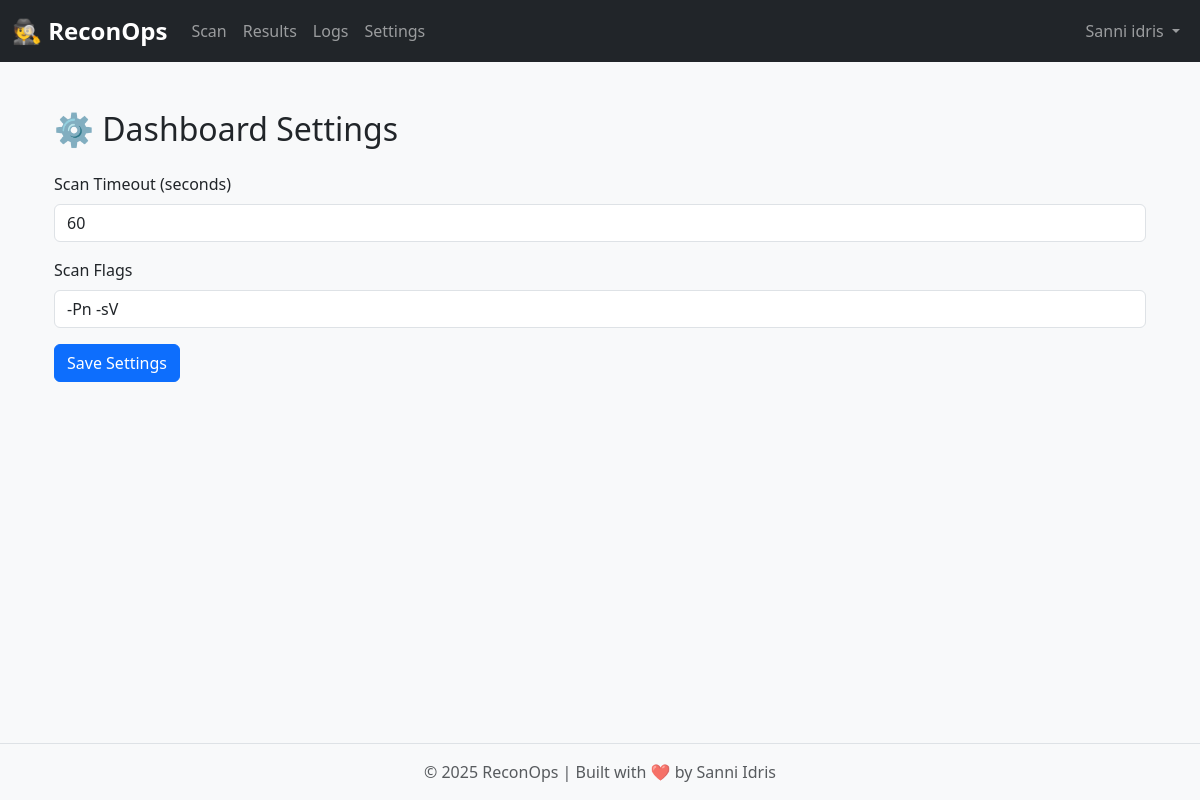
/settings/ (signed in), run on an earlier commit of the app's database.
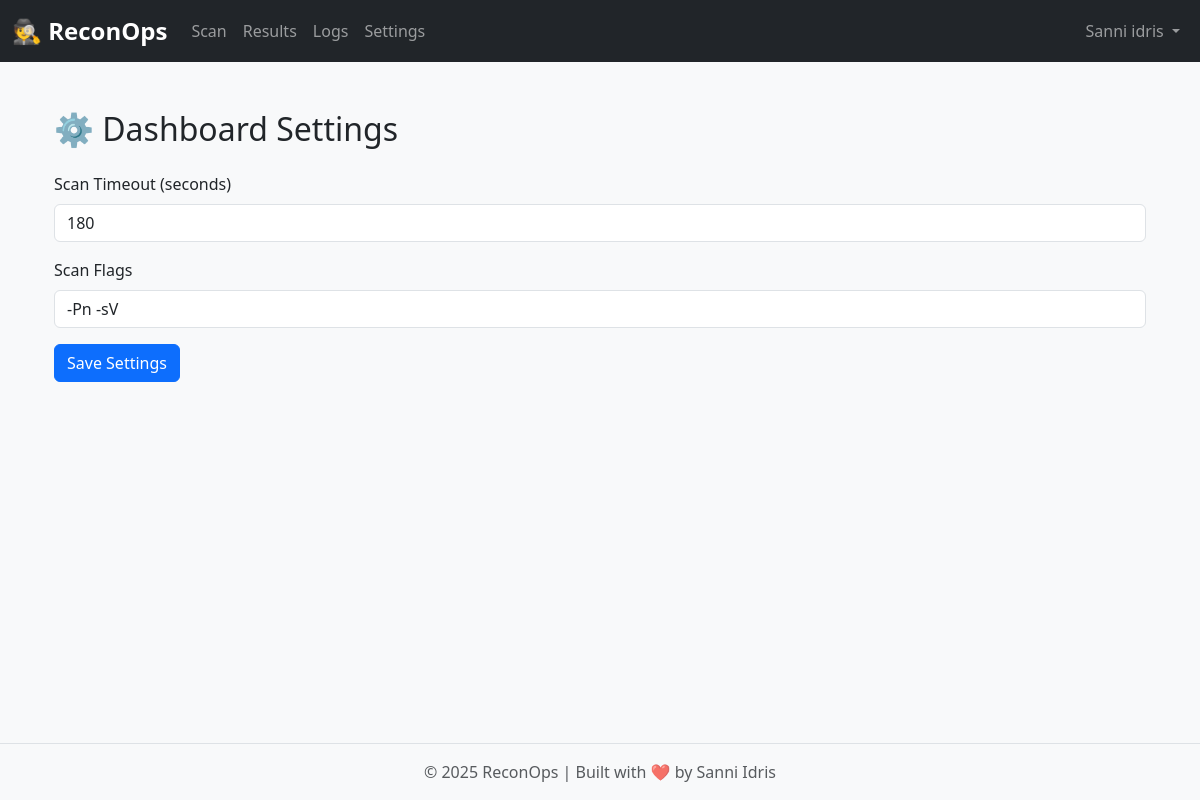
And on a later commit of the database.
### reconops_dashboard/models.py (models this page shows, shortened)
class User(UserMixin, db.Model):
    __tablename__ = 'users'
    id = db.Column(db.Integer, primary_key=True)
    username = db.Column(db.String(64), unique=True, nullable=False)
    email = db.Column(db.String(120), unique=True, nullable=False)
    password_hash = db.Column(db.String(128), nullable=False)
    role = db.Column(db.String(20), default='user')  # e.g., 'admin' or 'user'

class Settings(db.Model):
    __tablename__ = 'settings'
    id = db.Column(db.Integer, primary_key=True)
    scan_timeout = db.Column(db.Integer, default=60)  # Default timeout in seconds
    scan_flags = db.Column(db.String(255), default='-Pn -sV')  # Default Nmap flags

### reconops_dashboard/routes/settings_routes.py (the view)
@settings_bp.route('/', methods=['GET', 'POST'])
@login_required
def settings():
    settings = get_settings()
    form = SettingsForm()
    if form.validate_on_submit():
        timeout = form.scan_timeout.data
        flags = form.scan_flags.data
        update_settings(timeout, flags)
        flash('Settings updated successfully!', 'success')
        return redirect(url_for('settings.settings'))
    else:
        form.scan_timeout.data = settings.scan_timeout
        form.scan_flags.data = settings.scan_flags
    return render_template('settings.html', form=form)

### reconops_dashboard/forms.py
class SettingsForm(FlaskForm):
    scan_timeout = IntegerField('Scan Timeout (seconds)', validators=[DataRequired(), NumberRange(min=1, max=3600)])
    scan_flags = StringField('Scan Flags', validators=[DataRequired()])
    submit = SubmitField('Save Settings')

### reconops_dashboard/models.py (called while the page is built)
@login_manager.user_loader
def load_user(user_id):
    return User.query.get(int(user_id))

### reconops_dashboard/templates/settings.html (shortened to what this page needs)
{% extends 'base.html' %}
{% block content %}
<div class="container mt-5">
    <h2 class="mb-4">⚙️ Dashboard Settings</h2>
    <form method="POST" action="{{ url_for('settings.settings') }}">
        <div class="mb-3">
            {{ form.scan_timeout.label(class="form-label") }}
            {{ form.scan_timeout(class="form-control", placeholder="Enter scan timeout in seconds", required=True) }}
        </div>
        <div class="mb-3">
            {{ form.scan_flags.label(class="form-label") }}
            {{ form.scan_flags(class="form-control", placeholder="Enter nmap scan flags, e.g. -Pn -sV", required=True) }}
        </div>
        {{ form.submit(class="btn btn-primary") }}
    </form>
</div>
{% endblock %}

### reconops_dashboard/templates/base.html (shortened to what this page needs)
<!DOCTYPE html>
<html lang="en">
<head>
    <link href="https://cdn.jsdelivr.net/npm/bootstrap@5.3.2/dist/css/bootstrap.min.css" rel="stylesheet" />
    <link rel="stylesheet" href="{{ url_for('static', filename='css/styles.css') }}" />
</head>
<body>
    <nav class="navbar navbar-expand-lg navbar-dark bg-dark">
        <div class="container-fluid">
            <a class="navbar-brand" href="{{ url_for('main.home') }}">🕵️ ReconOps</a>
            <div class="collapse navbar-collapse" id="navbarNav">
                <ul class="navbar-nav me-auto">
                    <li class="nav-item">
                        <a class="nav-link" href="{{ url_for('main.scan') }}">Scan</a>
                    </li>
                    <li class="nav-item">
                        <a class="nav-link" href="{{ url_for('main.results') }}">Results</a>
                    </li>
                    <li class="nav-item">
                        <a class="nav-link" href="{{ url_for('main.logs') }}">Logs</a>
                    </li>
                    <li class="nav-item">
                        <a class="nav-link" href="{{ url_for('settings.settings') }}">Settings</a>
                    </li>
                </ul>
                <ul class="navbar-nav ms-auto">
                    {% if current_user.is_authenticated %}
                        <li class="nav-item dropdown">
                            <a
                                class="nav-link dropdown-toggle"
                                href="#"
                                id="userDropdown"
                                role="button"
                                data-bs-toggle="dropdown"
                                aria-expanded="false"
                            >
                                {{ current_user.username }}
                            </a>
                        </li>
                    {% endif %}
                </ul>
            </div>
        </div>
    </nav>
    <div class="container mt-4">
        {% block content %}{% endblock %}
    </div>
    <footer class="footer mt-auto py-3 bg-light text-center">
        <div class="container">
            <span class="text-muted">© 2025 ReconOps | Built with ❤️ by Sanni Idris</span>
        </div>
    </footer>
</body>
</html>

### reconops_dashboard/static/css/styles.css (style rules this page uses)
body { background-color: #f8f9fa; font-family: "Segoe UI", Tahoma, Geneva, Verdana, sans-serif; }
.navbar-brand { font-weight: bold; font-size: 1.5rem; }
footer { position: fixed; bottom: 0; width: 100%; background: #f8f9fa; border-top: 1px solid #dee2e6; }

What changed in the data, as far as the page shows it:
changed Settings "-Pn -sV": scan_timeout "60" → "180"
